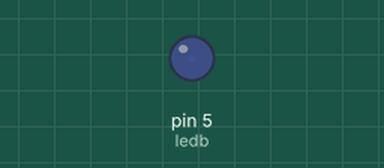
Simulated run of this sketch. Board: Arduino Uno, built with avr-gcc and run on an emulated ATmega328P. Parts: output pins drawn as LEDs (lit = HIGH).

Above: at 0.05 s.
At 0.65 s:
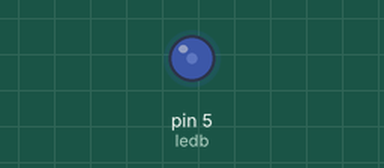
At 1.3 s:
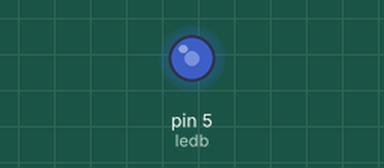
At 2.55 s:
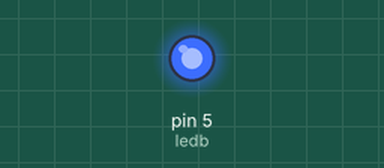
Timing chart, 0 to 5.9 s (numbered marks = the images above):
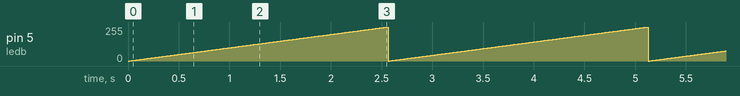

Measured:
- by itself, pin 5 (ledb): ramps from 0/255 to 255/255 and jumps back, once every 2.6 s

The sketch:

E6.ino
```cpp
int ledb=5;
void setup() {
  // put your setup code here, to run once:
  pinMode(ledb,OUTPUT);
}

void loop() {
  // put your main code here, to run repeatedly:
 for(int i=0;i<=255;i++){
  analogWrite(ledb,i);
  delay(10);
  }
}
```
